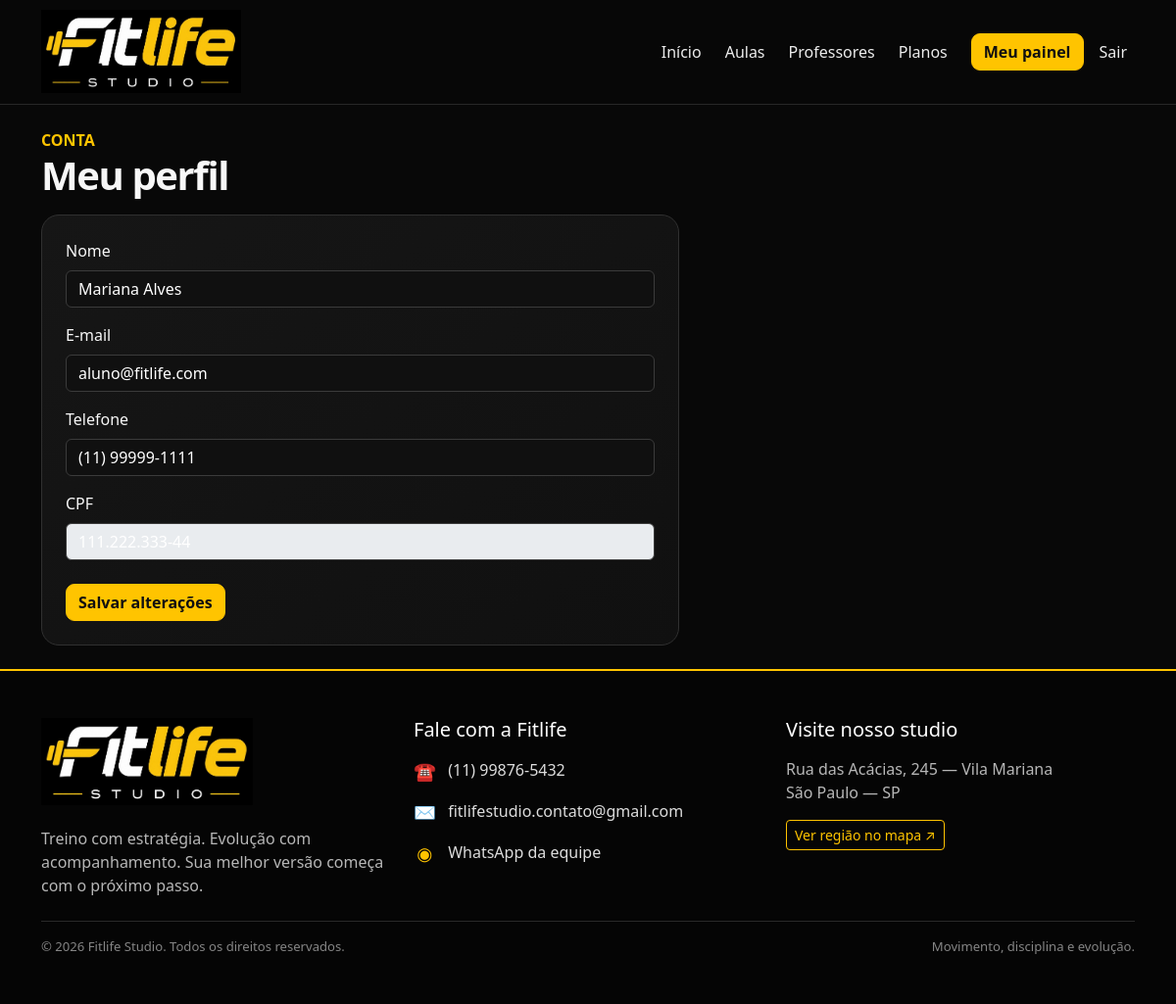
/aluno/perfil.php (signed in), run on the app's committed database.
### tables this page shows
CREATE TABLE alunos (
    id INT AUTO_INCREMENT PRIMARY KEY,
    usuario_id INT NOT NULL UNIQUE,
    cpf VARCHAR(20) UNIQUE,
    telefone VARCHAR(30),
    data_nascimento DATE,
    FOREIGN KEY (usuario_id) REFERENCES usuarios(id) ON DELETE CASCADE
);

CREATE TABLE usuarios (
    id INT AUTO_INCREMENT PRIMARY KEY,
    nome VARCHAR(120) NOT NULL,
    email VARCHAR(160) NOT NULL UNIQUE,
    senha VARCHAR(255) NOT NULL,
    perfil ENUM('admin', 'professor', 'aluno') NOT NULL DEFAULT 'aluno',
    ativo TINYINT(1) NOT NULL DEFAULT 1,
    criado_em TIMESTAMP DEFAULT CURRENT_TIMESTAMP
);

### aluno/perfil.php (the view, shortened to what this page needs)
<?php
require __DIR__.'/../config/conexao.php'; require __DIR__.'/../includes/auth.php'; exigirPerfil('aluno');
$uid=$_SESSION['usuario']['id']; $msg='';
$stmt=$pdo->prepare("SELECT u.nome,u.email,a.telefone,a.cpf,a.data_nascimento FROM usuarios u JOIN alunos a ON a.usuario_id=u.id WHERE u.id=?");$stmt->execute([$uid]);$u=$stmt->fetch();
$titulo='Meu perfil';include __DIR__.'/../includes/header.php';
?>
<div class="col-lg-7"><span class="text-fit fw-bold">CONTA</span><h1 class="dashboard-title">Meu perfil</h1><?php if($msg): ?><div class="alert alert-success"><?= $msg ?></div><?php endif; ?><div class="fit-card p-4 mt-3"><form method="post"><label class="form-label">Nome</label><input class="form-control mb-3" name="nome" value="<?= htmlspecialchars($u['nome']) ?>" required><label class="form-label">E-mail</label><input class="form-control mb-3" type="email" name="email" value="<?= htmlspecialchars($u['email']) ?>" required><label class="form-label">Telefone</label><input class="form-control mb-3" name="telefone" value="<?= htmlspecialchars($u['telefone']??'') ?>"><label class="form-label">CPF</label><input class="form-control mb-4" value="<?= htmlspecialchars($u['cpf']??'') ?>" disabled><button class="btn btn-fit">Salvar alterações</button></form></div></div>
<?php include __DIR__.'/../includes/footer.php'; ?>

### css/style.css (style rules this page uses)
:root { --fit-dark: #080808; --fit-card: #121212; --fit-yellow: #ffc400; --fit-yellow-light: #ffda42; --fit-muted: #b7b7b7; --fit-border: #303030; }
* { box-sizing: border-box; }
html { scroll-behavior: smooth; }
body { background:var(--fit-dark); color:#f7f7f7; min-height:100vh; }
.btn-fit { background:var(--fit-yellow); color:#101010; font-weight:800; border:1px solid var(--fit-yellow); border-radius:9px; transition:transform .2s ease, background .2s ease, box-shadow .2s ease; }
.text-fit { color:var(--fit-yellow); }
.fit-card { background:linear-gradient(145deg,#161616,#101010); border:1px solid var(--fit-border); border-radius:18px; transition:border-color .25s ease, transform .25s ease, box-shadow .25s ease; }
.form-control, .form-select { background:#101010; border-color:#3b3b3b; color:#fff; }
.form-control::placeholder { color:#858585; }
.dashboard-title { font-weight:850; letter-spacing:-.035em; }

### data on the page
alunos: nome "Mariana Alves", email "aluno@fitlife.com", telefone "(11) 99999-1111", cpf "111.222.333-44"
